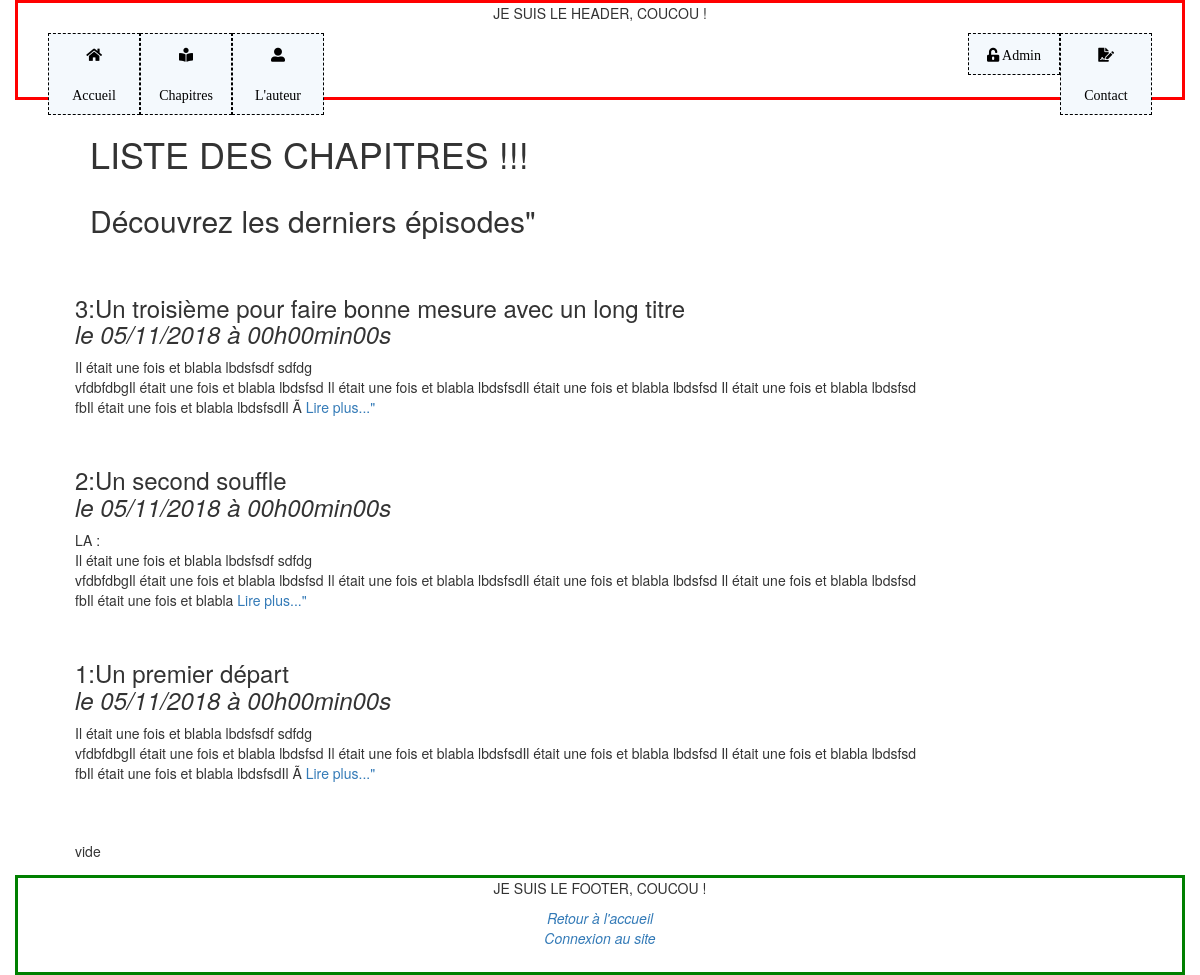
The page /index.php?action=goChapterList&id=1 on the database its author committed.
### tables this page shows
CREATE TABLE IF NOT EXISTS `chapter` (
  `id` int(11) NOT NULL AUTO_INCREMENT,
  `title` varchar(255) DEFAULT NULL,
  `content` text,
  `creationDate` datetime NOT NULL,
  `updateDate` datetime NOT NULL,
  `published` int(11) NOT NULL,
  `deleted` int(11) NOT NULL,
  PRIMARY KEY (`id`)
);

### controller/ChapterController.php (called while the page is built, shortened)
<?php
require_once('model/ChapterManager.php');
class ChapterController {
    private $_chapterData;
    public function __construct() {
        $this->_chapterData = new ChapterManager();
        $this->updateChapterList();
    }
    public function updateChapterList() {
        $this->_chapterList = $this->_chapterData->getChapterList();
    }
    public function displayChapterList()
    {
        require('view/frontend/chapterList.php');
    }
}

### model/Manager.php (called while the page is built, shortened)
<?php
class Manager
{
    public function __construct()
    {
        $this->_db = new PDO('mysql:host=localhost;dbname=p4;charset=utf8', 'root', '');
    }
}

### model/ChapterManager.php (called while the page is built, shortened)
<?php
require_once('model/Manager.php');
class ChapterManager extends Manager
{
    public function getChapterList()
    {
        $chapter = $this->_db->query('SELECT id, title, content, DATE_FORMAT(creationDate, \'%d/%m/%Y à %Hh%imin%ss\') AS creation_date_fr FROM chapter ORDER BY id DESC ');
        return $chapter;
    }
}

### view/frontend/chapterList.php (the view, shortened to what this page needs)
    <h1 class="col-lg-8">LISTE DES CHAPITRES !!!</h1>
    <h2 class="col-lg-6">Découvrez les derniers épisodes"</h2>
<?php $intro = ob_get_clean();
while ($data= $this->_chapterList->fetch())
{
    ?>
    <div class="chapter">
        <h3>
            <?= htmlspecialchars($data['id']). ":" . htmlspecialchars($data['title']) ?>
            <br />
            <em>le <?= $data['creation_date_fr'] ?></em>
        </h3>
        <p>
            <?= substr(nl2br(htmlspecialchars($data['content'])), 0, 255);  ?>
            <a class="readMore" href="index.php?action=goChapter&amp;id=<?=htmlspecialchars($data['id'])?>">Lire plus..."</a>
            <br />
        </p>
        <br />
    </div>
    <?php
}
?>
<?php $part1 = ob_get_clean(); ?>
<?php $part2 = "vide"; ?>
<?php require('./view/frontend/template.php'); ?>

### index.php (shortened to what this page needs)
<?php
    try {
        require("./controller/ChapterController.php");
        $simplePageController = new SimplePageController();
        $chapterController = new ChapterController();
        if (isset($_GET['action'])) {
            switch ($_GET['action']) {
                case 'goChapterList' :
                    $chapterController->displayChapterList();
                    break;
            }
        }
        else {
            $simplePageController->sayWelcome();
        }
    }
    catch(Exception $e) {
        echo 'Erreur : ' . $e->getMessage();
    }

### view/frontend/template.php (shortened to what this page needs)
<!DOCTYPE html>
<html lang="fr">
<head>
    <link href="public/css/bootstrap.min.css" rel="stylesheet">
    <link rel="stylesheet" href="https://use.fontawesome.com/releases/v5.5.0/css/all.css">
    <link href="public/css/style-lg.css" rel="stylesheet">
</head>
<body class="col-lg-12">
    <?php require('view/frontend/header.php'); ?>
    <div id="intro"class="col-lg-12">
        <?= $intro ?>
    </div>
    <div id="part1"class="col-lg-12">
        <?= $part1 ?>
    </div>
    <div id="part2"class="col-lg-12">
        <?= $part2 ?>
    </div>
    <?php require('view/frontend/footer.php'); ?>
</body>
</html>

### view/frontend/header.php
<header class="col-lg-12">
    <p class="col-lg-12">JE SUIS LE HEADER, COUCOU !</p>
    <ul class="col-lg-12"id="menu">
        <li class="button_left col-lg-1"><a href="index.php?action=goHome"><i class="fas fa-home"></i> Accueil</a></li>
        <li class="button_left col-lg-1"><a href="index.php?action=goChapterList"><i class="fas fa-book-reader"></i> Chapitres</a></li>
        <li class="button_left col-lg-1"><a href="index.php?action=goAuthor"><i class="fas fa-user-alt"></i> L'auteur</a></li>
        <li class="button_right col-lg-offset-7 col-lg-1"><a href="index.php?action=goLogin"><i class="fas fa-unlock-alt"></i> Admin</a></li>
        <li class="button_right col-lg-1"><a href="index.php?action=goContact"><i class="fas fa-file-signature"></i> Contact</a></li>
    </ul>
</header>

### view/frontend/footer.php (shortened to what this page needs)
<footer class="col-lg-12" xmlns="http://www.w3.org/1999/html">
    <p class="col-lg-12">JE SUIS LE FOOTER, COUCOU !</p>
    <em><a href="index.php?action=goHome">Retour à l'accueil</a></em>
    <em><a href="index.php?action=goLogin">Connexion au site</a></em>
</footer>

### public/css/style-lg.css (style rules this page uses)
header, footer { height: 100px; margin: auto; text-align: center; }
footer { border : green 3px solid; }
header { position: fixed; border : red 3px solid; }
body { font-size: 14px; display: flex; flex-direction: column; justify-content: center; align-items: center; }
#intro, #part1, #part2 { width: 90vw; margin: 1em auto 1em auto; }
ul#menu { list-style-type : none; }
ul#menu li { background-color : #f4f9fd; line-height : 40px; border : 1px dashed black; }
ul#menu a { color : black; text-decoration : none; font : 1em "Trebuchet MS"; }
ul#menu a i { border : none; }

### rows shown on the page
chapter: id "3", title "Un troisième pour faire bonne mesure avec un long titre", creation_date_fr "05/11/2018 à 00h00min00s", content "Il était une fois et blabla lbdsfsdf sdfdg vfdbfdbgIl était une fois et blabla lbdsfsd Il était une fois et blabla lbdsfsdIl était une fois et blabla lbdsfsd Il était une fois et blabla lbdsfsd fbIl était une fois et blabla lbdsfsdIl Ã"
chapter: id "2", title "Un second souffle", creation_date_fr "05/11/2018 à 00h00min00s", content "LA : Il était une fois et blabla lbdsfsdf sdfdg vfdbfdbgIl était une fois et blabla lbdsfsd Il était une fois et blabla lbdsfsdIl était une fois et blabla lbdsfsd Il était une fois et blabla lbdsfsd fbIl était une fois et blabla"
chapter: id "1", title "Un premier départ", creation_date_fr "05/11/2018 à 00h00min00s", content "Il était une fois et blabla lbdsfsdf sdfdg vfdbfdbgIl était une fois et blabla lbdsfsd Il était une fois et blabla lbdsfsdIl était une fois et blabla lbdsfsd Il était une fois et blabla lbdsfsd fbIl était une fois et blabla lbdsfsdIl Ã"

### other values the page prints
$part2 "vide"
